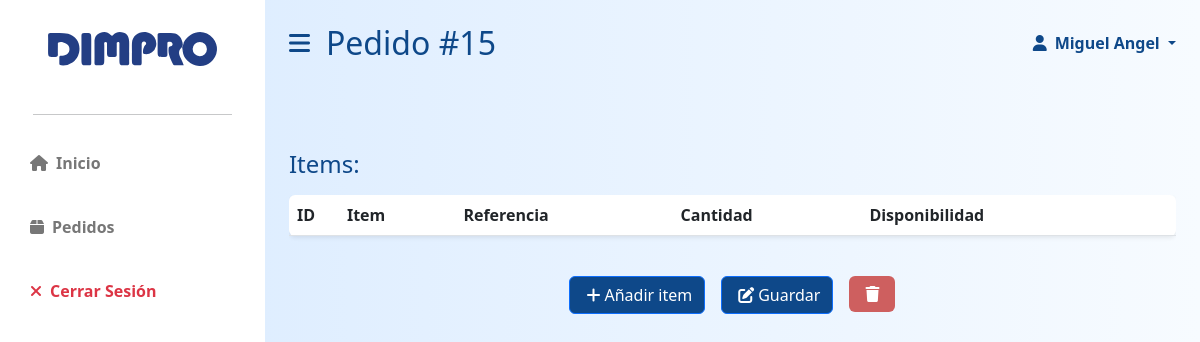
Screenshot of /app/client/order/edit/15/ (signed in) with the database file from the repository.
### dimpro/models.py (models this page shows, shortened)
class Order(models.Model):
    user_email = models.ForeignKey(User, on_delete=models.CASCADE, related_name='orders')
    status = models.CharField(max_length=16,choices= [
        ('preparado', 'Preparado'),
        ('pendiente', 'Pendiente')
    ])
    client_id = models.ForeignKey(Contact, on_delete=models.CASCADE, related_name='orders')
    date = models.DateTimeField(auto_now_add=True)
    total = models.DecimalField(max_digits=7, decimal_places=2)

class User(AbstractBaseUser, PermissionsMixin):
    id = models.AutoField(primary_key=True)
    email = models.EmailField(blank=True, default='', unique=True)
    name = models.CharField(max_length=255, blank=True, default='')
    last_name = models.CharField(max_length=255, blank=True, default='')
    phoneregex = RegexValidator(regex=r"^\+?58?\d{11,15}$")
    phonenumber = models.CharField(
        validators=[phoneregex], max_length=17, blank=True, null=False
    )
    is_active = models.BooleanField(default=True)
    is_superuser = models.BooleanField(default=False)
    is_staff = models.BooleanField(default=False)
    is_operator = models.BooleanField(default=False)
    date_joined = models.DateTimeField(default=timezone.now)
    last_login = models.DateTimeField(blank=True, null=True)
    objects = CustomUserManager()
    USERNAME_FIELD = 'email'
    EMAIL_FIELD = 'email'
    REQUIRED_FIELDS = []
    class Meta:
        verbose_name = 'User'
        verbose_name_plural = 'Users'

### dimpro/views.py (the view)
# urls.py: path("client/order/edit/<int:id>/", views.client_orders_edit, name='client_editorder'),
@only_for('user')
def client_orders_edit(request, id):
    if request.method == 'POST':
        data = json.loads(request.body)
        for row in data:
            quantity = int(row['quantity'])
            try:
                product = Product.objects.get(item=row['item'])
                object = Order_Product.objects.get(order_id=id, product_id=product.id)
                if quantity == 0:
                    object.delete()
                else:
                    object.quantity = int(quantity)
                    object.save()
            except Order_Product.DoesNotExist:
                if quantity == 0:
                    continue
                else:
                    order = Order.objects.get(id=id)
                    product = Product.objects.get(item=row['item'])
                    new_product = Order_Product.objects.create(order_id=order, product_id=product, quantity=quantity)
                    new_product.save(force_update=True)
        messages.success(request, 'Pedido actualizado exitosamente.')
        return HttpResponseRedirect(f'/app/client/orders/{Order.objects.get(id=id).user_email.id}/')
    else:
        order = Order.objects.get(id=id)
        products = Product.objects.all()
        return render(request, 'dimpro/client/client_edit_order.html', {
            'order':order,
            'products': products
        })

### dimpro/templates/dimpro/client/client_edit_order.html (shortened to what this page needs)
{% extends 'dimpro/client/client_layout.html' %}
{% load static %}
{% block stitle %}
    Pedido #{{ order.id }}
{% endblock %}
{% block body %}
    <div class="row g-3 my-5">
        <div class="col-md-12 col-12">
            <div class="col-md-12 d-flex flex-row">
                <div class="col-6 col-md-6  align-items-center">
                    <h3 id="item-count"class="fs-4 mb-3 primary-text">Items: </h3>
                </div>
            </div>
            <div class="col mx-auto d-flex flex-column">
                <form action="javascript:postData();" method="post"  onsubmit="window.location.href=`{% url 'dimpro:client_vieworder'  order.id %}`; ">
                    <div class="table-responsive">
                        <table id="datatable-orders" class="table bg-white rounded shadow-sm table-hover">
                            <thead>
                                <tr>
                                    <th width="50">ID</th>
                                    <th>Item</th>
                                    <th>Referencia</th>
                                    <th>Cantidad</th>
                                    <th>Disponibilidad</th>
                                    <th></th>
                                </tr>
                            </thead>
                        </table>
                    </div>
                    <div class="col-12 col-md-12 mt-4 text-end d-flex justify-content-center">
                        <button onclick="addRow();"type="button" id="add-product"class="mx-2 grow btn btn-primary"><i class="fa-solid fa-plus mx-1"></i>Añadir item</button>
                        <button type="submit" class="mx-2 grow btn btn-primary"><i class="fa-solid fa-pen-to-square mx-1"></i>Guardar</button>
                        <a href="{% url 'dimpro:client_deleteorder' order.id %}">
                            <button style="background-color: rgb(206, 95, 95) !important; border: none;" type="button" class=" mx-2 btn btn-primary grow"><i class="fa-solid fa-trash mx-1"></i></button>
                        </a>
                    </div>
                </form>
            </div>
        </div>
    </div>
{% endblock %}

### dimpro/templates/dimpro/client/client_layout.html (shortened to what this page needs)
{% load static %}
<!DOCTYPE html>
<html lang="es">
    <head>
        <link rel="stylesheet" href="https://cdn.jsdelivr.net/npm/bootstrap@5.2.3/dist/css/bootstrap.min.css" />
        <link rel="stylesheet" href="https://cdn.datatables.net/1.13.1/css/dataTables.bootstrap5.min.css" />
        <link rel="stylesheet" href="https://cdnjs.cloudflare.com/ajax/libs/font-awesome/6.2.1/css/all.min.css" />
        <link rel="stylesheet" href="{% static 'dimpro/styles.css' %}">
    </head>
    <body data-is-operator="{{ request.user.is_operator }}" data-is-user="true">
        <div class="d-flex" id="wrapper">
            <div class="bg-white" id="sidebar-wrapper">
                <div class="sidebar-heading text-center py-4 primary-text fs-4 fw-bold text-uppercase">
                    <a href="{% url 'dimpro:index' %}" class="growt">
                        <img class="mx-0 w-75 mb-2 mt-2"src="{% static 'dimpro/logodimpro.svg' %}" id="dimpro-sidebar-logo"alt="" >
                    </a>
                </div>
                <hr class="w-75 mx-auto">
                <div class="list-group list-group-flush my-3">
                    <a href="{% url 'dimpro:index' %}" class="growt list-group-item list-group-item-action bg-transparent second-text fw-bold">
                        <i class="fas fa-house me-2"></i>Inicio
                    </a>
                    <a href="{% url 'dimpro:client_orders' user.id %}" class="growt list-group-item list-group-item-action bg-transparent second-text fw-bold">
                        <i class="fas fa-box me-2"></i>Pedidos
                    </a>
                    <a href="{% url 'dimpro:logout' %}" class="growt list-group-item list-group-item-action bg-transparent text-danger fw-bold">
                        <i class="fas fa-xmark me-2"></i>Cerrar Sesión
                    </a>
                </div>
            </div>
            <div id="page-content-wrapper">
                <nav class="navbar d-flex navbar-expand-lg navbar-light bg-transparent py-4 px-4">
                    <div class="col-6 d-flex align-items-center">
                        <i class="fas fa-bars primary-text fs-4 me-3" id="menu-toggle"></i>
                        <h2 class="fs-2 m-0 primary-text">{% block stitle %}{% endblock %}</h2>
                    </div>
                    <div class="col-6 d-flex justify-content-end">
                        <a class="nav-link dropdown-toggle primary-text fw-bold" href="#" id="navbarDropdown"
                                        role="button" data-bs-toggle="dropdown" aria-expanded="false" >
                                        <i class="fas fa-user me-2"></i>{{ user.name }} {{ user.last_name }}
                        </a>
                    </div>
                </nav>
                <div class="container-fluid px-4 mb-5">
                    {% block body %}{% endblock %}
                </div>
            </div>
        </div>
    </body>
</html>

### dimpro/static/dimpro/styles.css (style rules this page uses)
:root { --main-bg-color:#0e4889; --main-text-color: #0e4889; --second-text-color: #fff; --second-bg-color: #4378da; --third-text-color: #777777; }
a { text-decoration: none !important; }
.primary-text { color: var(--main-text-color) }
.second-text { color: var(--second-text-color) }
.grow { transition: all .2s ease-in-out; }
.growt { transition: all .2s ease-in-out; }
table { overflow-x: scroll; }
#wrapper { overflow-x: hidden; background-image: linear-gradient( to right, #d8eaff, #f7fbff ) }
.btn-primary { background-color: var(--main-bg-color); }
#sidebar-wrapper { min-height: 100vh; margin-left: -15rem; transition: margin 0.25s ease-out; }
#sidebar-wrapper .sidebar-heading { padding: 0.875rem 1.25rem; font-size: 1.2rem; }
#sidebar-wrapper .list-group { width: 15rem; }
#page-content-wrapper { min-width: 100vw; }
#menu-toggle { cursor: pointer; transition: margin 2s ease-out; }
.list-group-item { color: var(--third-text-color); border: none; padding: 20px 30px; }
a { text-decoration: none; }
.btn { white-space: no-wrap !important; overflow: hidden !important; display: block !important; }
@media (min-width: 1024px) { #sidebar-wrapper { margin-left: 0; } }
@media (min-width: 1024px) { #page-content-wrapper { min-width: 0; width: 100%; } }

### rows the page displays
Order: id "15"
User: name "Miguel", last_name "Angel"
